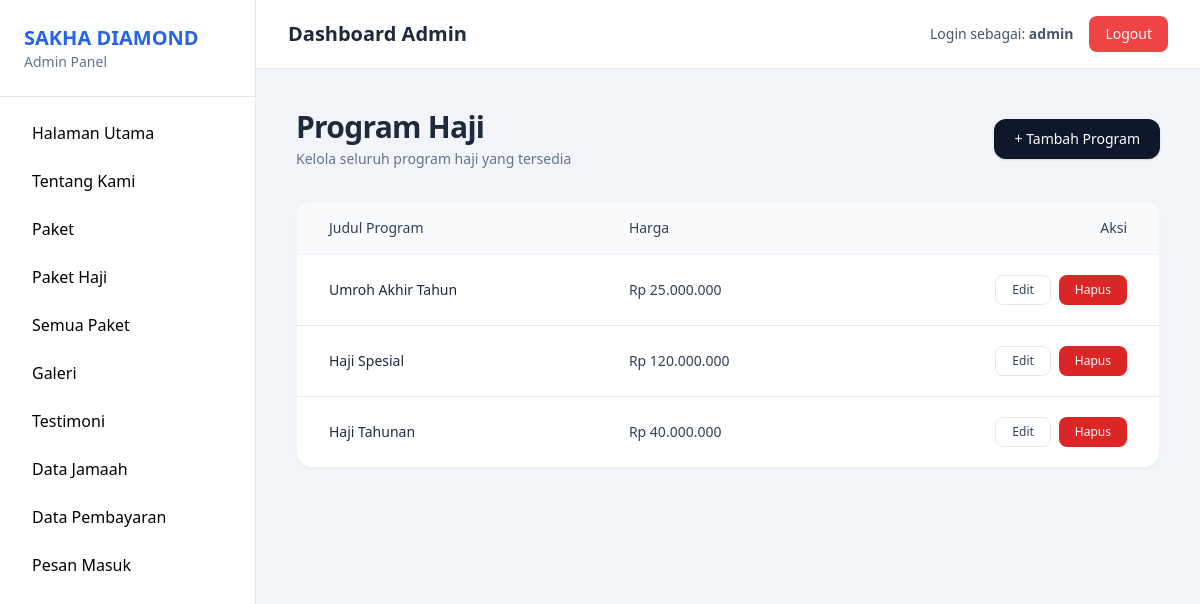
Page /Admin/dashboard.php?page=program_haji (signed in) on the committed database.
### tables this page shows
CREATE TABLE `program_haji` (
  `id` int(11) NOT NULL,
  `judul` varchar(150) NOT NULL,
  `durasi` varchar(50) NOT NULL,
  `hotel_makkah` varchar(150) NOT NULL,
  `hotel_madinah` varchar(150) NOT NULL,
  `maskapai` varchar(100) NOT NULL,
  `sisa_seat` int(11) NOT NULL,
  `harga` int(15) NOT NULL,
  `gambar` varchar(255) NOT NULL,
  `created_at` timestamp NOT NULL DEFAULT current_timestamp(),
  `status` enum('aktif','nonaktif') NOT NULL DEFAULT 'aktif'
);

### Admin/program_haji.php (the view)
<?php
include "../config/koneksi.php";
$data = mysqli_query($conn, "SELECT * FROM program_haji");
?>
<div class="p-2">
    <div class="flex justify-between items-center mb-8">
        <div>
            <h2 class="text-3xl font-semibold text-slate-800 tracking-tight">
                Program Haji
            </h2>
            <p class="text-sm text-slate-500 mt-1">
                Kelola seluruh program haji yang tersedia
            </p>
        </div>
        <a href="dashboard.php?page=tambah_program_haji"
            class="inline-flex items-center gap-2 bg-slate-900 hover:bg-slate-800 text-white px-5 py-2.5 rounded-xl text-sm font-medium shadow">
            + Tambah Program
        </a>
    </div>
    <div class="bg-white rounded-2xl shadow-sm border border-slate-100 overflow-hidden">
        <table class="w-full text-sm text-slate-700">
            <thead class="border-b border-slate-100 bg-slate-50">
                <tr>
                    <th class="px-8 py-4 font-medium text-left">Judul Program</th>
                    <th class="px-8 py-4 font-medium text-left">Harga</th>
                    <th class="px-8 py-4 font-medium text-right">Aksi</th>
                </tr>
            </thead>
            <tbody>
                <?php while ($h = mysqli_fetch_assoc($data)) { ?>
                    <tr class="border-b last:border-0 hover:bg-slate-50 transition">
                        <td class="px-8 py-5 font-medium text-slate-800">
                            <?= htmlspecialchars($h['judul']); ?>
                        </td>
                        <td class="px-8 py-5">
                            Rp <?= number_format($h['harga'], 0, ',', '.'); ?>
                        </td>
                        <td class="px-8 py-5 text-right flex justify-end gap-2">
                            <a href="dashboard.php?page=edit_program_haji&id=<?= $h['id']; ?>"
                                class="inline-flex items-center rounded-lg border border-slate-200 px-4 py-1.5 text-xs font-medium text-slate-700 hover:bg-slate-100 transition">
                                Edit
                            </a>
                            <a href="hapus_program_haji.php?id=<?= $h['id']; ?>"
                                onclick="return confirm('Yakin ingin menghapus program haji ini?')"
                                class="inline-flex items-center rounded-lg bg-red-600 px-4 py-1.5 text-xs font-medium text-white hover:bg-red-700 transition">
                                Hapus
                            </a>
                        </td>
                    </tr>
                <?php } ?>
            </tbody>
        </table>
    </div>
</div>

### rows in the picture
program_haji: judul "Umroh Akhir Tahun", harga "25.000.000"
program_haji: judul "Haji Spesial", harga "120.000.000"
program_haji: judul "Haji Tahunan", harga "40.000.000"

### other values in the picture
$_SESSION['admin'] "admin"
